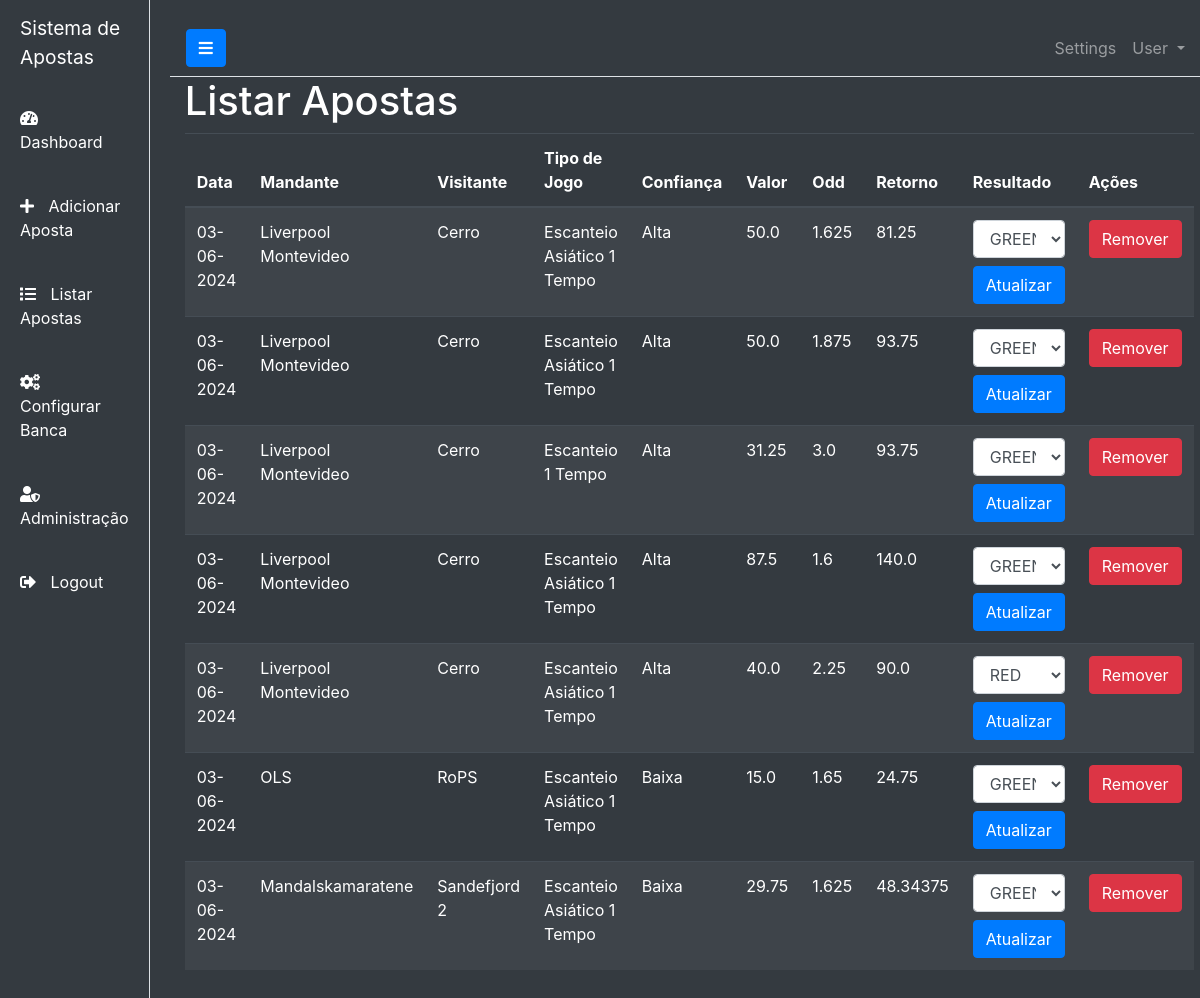
Screenshot of /listar (signed in) with the database file from the repository.
### app.py (models this page shows)
class Aposta(db.Model):
    id = db.Column(db.Integer, primary_key=True)
    data = db.Column(db.String(10), nullable=False)
    mandante = db.Column(db.String(100), nullable=False)
    visitante = db.Column(db.String(100), nullable=False)
    tipo_jogo = db.Column(db.String(100), nullable=False)
    confianca = db.Column(db.String(10), nullable=False)
    valor = db.Column(db.Float, nullable=False)
    odd = db.Column(db.Float, nullable=False)
    retorno = db.Column(db.Float, nullable=False)
    resultado = db.Column(db.String(10), nullable=False, default="pendente")
    banca_id = db.Column(db.Integer, db.ForeignKey('banca.id'), nullable=False)
    user_id = db.Column(db.Integer, db.ForeignKey('user.id'), nullable=False)

### app.py (the view, shortened to what this page needs)
@app.route('/listar', methods=['GET', 'POST'])
@login_required
def listar():
    user = User.query.get(current_user.id)
    banca = Banca.query.filter_by(user_id=user.id).first()
    try:
        apostas = Aposta.query.filter_by(user_id=user.id).all()
        return render_template('listar.html', apostas=apostas, banca=banca)
    except Exception as e:
        flash(f"Erro ao listar apostas: {str(e)}", "danger")
        return redirect(url_for('dashboard'))

### app.py (called while the page is built)
@login_manager.user_loader
def load_user(user_id):
    return User.query.get(int(user_id))

def login_required(f):
    @wraps(f)
    def decorated_function(*args, **kwargs):
        if not current_user.is_authenticated:
            return redirect(url_for('login'))
        return f(*args, **kwargs)
    return decorated_function

### templates/listar.html (shortened to what this page needs)
{% extends "layout.html" %}
{% block content %}
<h1>Listar Apostas</h1>
<div class="table-responsive">
    <table class="table table-dark table-striped">
        <thead>
            <tr>
                <th>Data</th>
                <th>Mandante</th>
                <th>Visitante</th>
                <th>Tipo de Jogo</th>
                <th>Confiança</th>
                <th>Valor</th>
                <th>Odd</th>
                <th>Retorno</th>
                <th>Resultado</th>
                <th>Ações</th>
            </tr>
        </thead>
        <tbody>
            {% for aposta in apostas %}
            <tr>
                <td>{{ aposta.data }}</td>
                <td>{{ aposta.mandante }}</td>
                <td>{{ aposta.visitante }}</td>
                <td>{{ aposta.tipo_jogo }}</td>
                <td>{{ aposta.confianca }}</td>
                <td>{{ aposta.valor }}</td>
                <td>{{ aposta.odd }}</td>
                <td>{{ aposta.retorno }}</td>
                <td>
                    <form method="POST">
                        <select name="resultado" class="form-control">
                            <option value="GREEN" {% if aposta.resultado == 'GREEN' %}selected{% endif %}>GREEN</option>
                            <option value="RED" {% if aposta.resultado == 'RED' %}selected{% endif %}>RED</option>
                        </select>
                        <button type="submit" class="btn btn-primary mt-2">Atualizar</button>
                    </form>
                </td>
                <td>
                    <form method="POST">
                        <button type="submit" class="btn btn-danger">Remover</button>
                    </form>
                </td>
            </tr>
            {% endfor %}
        </tbody>
    </table>
</div>
{% endblock %}

### static/css/style.css (style rules this page uses)
body { overflow-x: hidden; background-color: #2d2d2d; color: white; }

### rows the page displays
Aposta: data "03-06-2024", mandante "Liverpool Montevideo", visitante "Cerro", tipo_jogo "Escanteio Asiático 1 Tempo", confianca "Alta", valor "50.0", odd "1.625", retorno "81.25", resultado "GREEN"
Aposta: data "03-06-2024", mandante "Liverpool Montevideo", visitante "Cerro", tipo_jogo "Escanteio Asiático 1 Tempo", confianca "Alta", valor "50.0", odd "1.875", retorno "93.75", resultado "GREEN"
Aposta: data "03-06-2024", mandante "Liverpool Montevideo", visitante "Cerro", tipo_jogo "Escanteio 1 Tempo", confianca "Alta", valor "31.25", odd "3.0", retorno "93.75", resultado "GREEN"
Aposta: data "03-06-2024", mandante "Liverpool Montevideo", visitante "Cerro", tipo_jogo "Escanteio Asiático 1 Tempo", confianca "Alta", valor "87.5", odd "1.6", retorno "140.0", resultado "GREEN"
Aposta: data "03-06-2024", mandante "Liverpool Montevideo", visitante "Cerro", tipo_jogo "Escanteio Asiático 1 Tempo", confianca "Alta", valor "40.0", odd "2.25", retorno "90.0", resultado "RED"
Aposta: data "03-06-2024", mandante "OLS", visitante "RoPS", tipo_jogo "Escanteio Asiático 1 Tempo", confianca "Baixa", valor "15.0", odd "1.65", retorno "24.75", resultado "GREEN"
Aposta: data "03-06-2024", mandante "Mandalskamaratene", visitante "Sandefjord 2", tipo_jogo "Escanteio Asiático 1 Tempo", confianca "Baixa", valor "29.75", odd "1.625", retorno "48.34375", resultado "GREEN"
